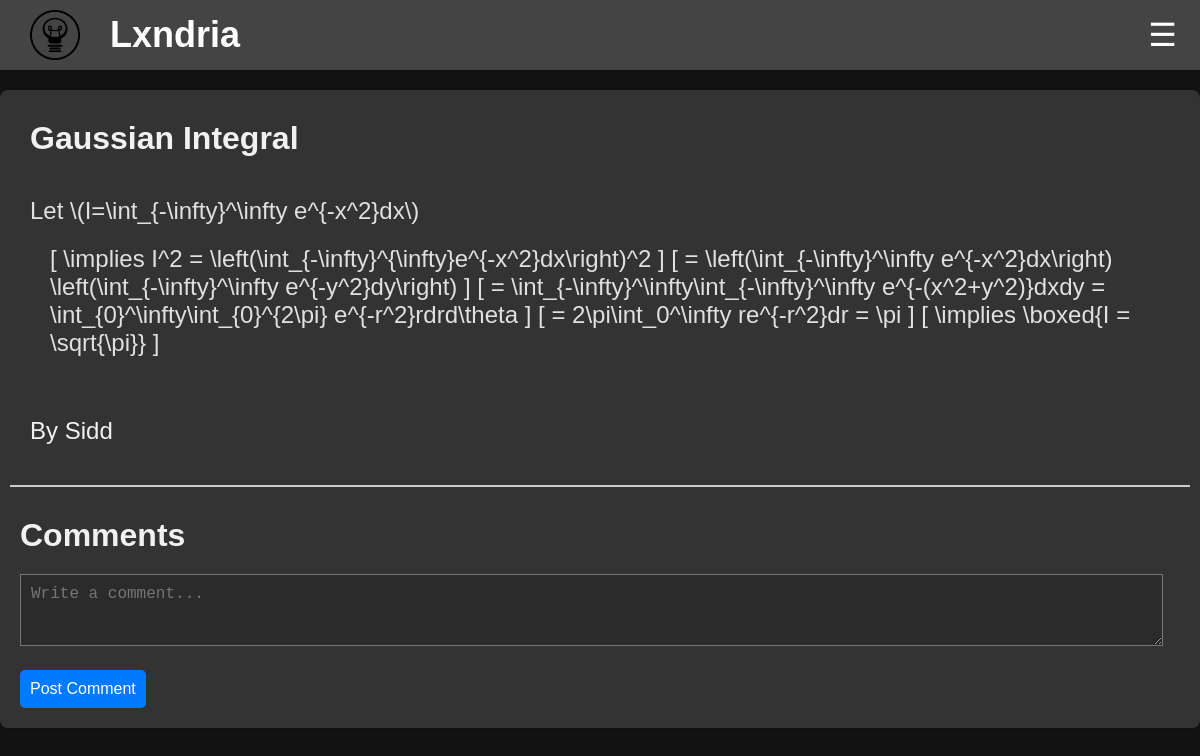
The app's page /discussion/6, older data.
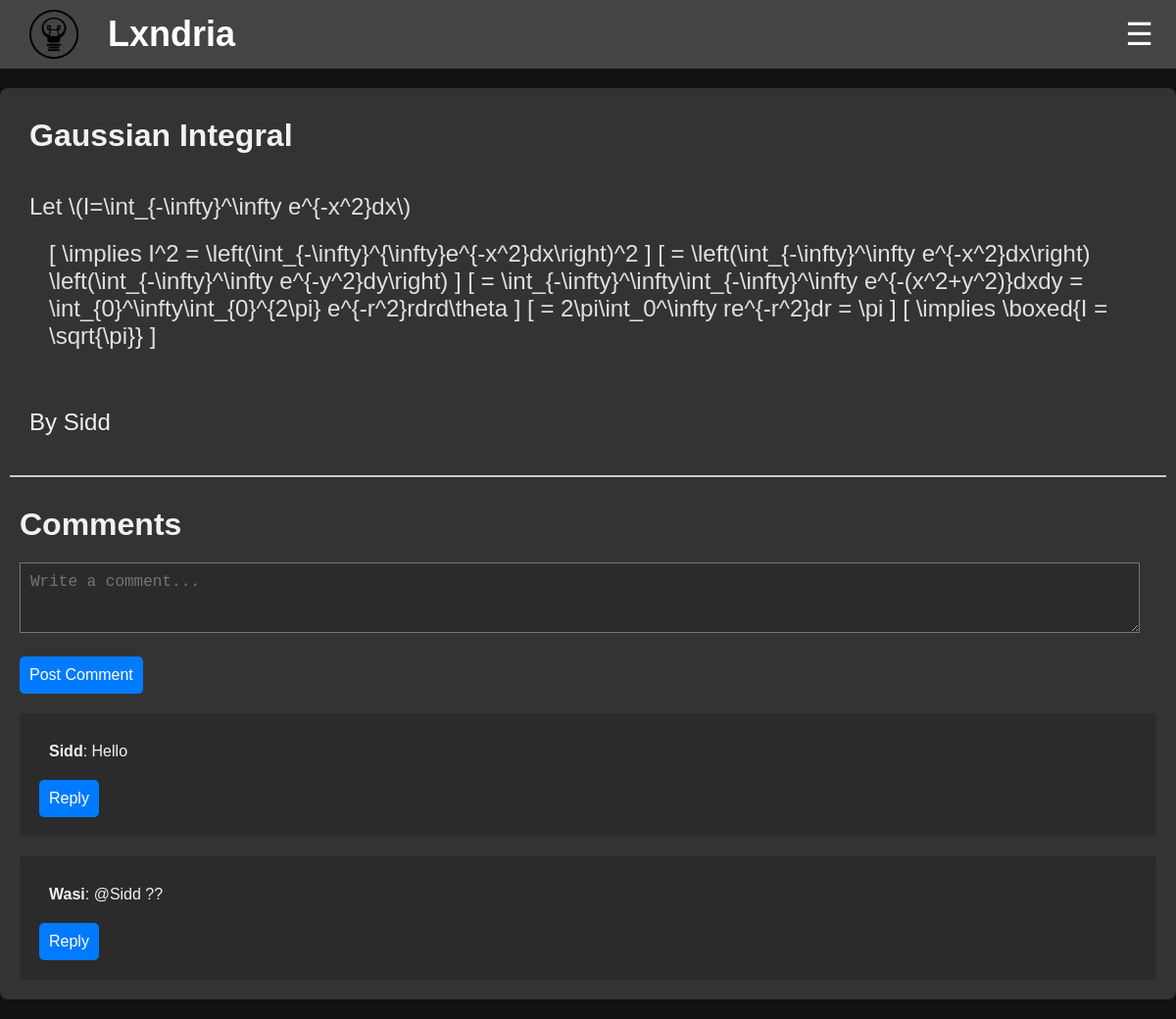
The same page, newer data.
### app/models.py (models this page shows, shortened)
class Discussion(db.Model):
    __tablename__ = "discussion"
    __table_args__ = {"extend_existing": True}
    id = db.Column(db.Integer, primary_key=True, autoincrement=True)
    title = db.Column(db.String(100), nullable=False)
    content = db.Column(db.Text, nullable=False)
    upvotes = db.Column(db.Integer, default=0)
    created_at = db.Column(db.DateTime, default=datetime.utcnow)
    updated_at = db.Column(db.DateTime, onupdate=datetime.utcnow)
    author = db.Column(db.String(80), db.ForeignKey('user.username'))
    user = db.relationship('User', backref=db.backref('discussions', cascade="all, delete-orphan"))

class User(db.Model, UserMixin): # create a User class to store user information
    __tablename__ = "user"
    __table_args__ = {"extend_existing": True}  # Allow modifications to the table
    id = db.Column(db.Integer, primary_key=True)
    username = db.Column(db.String(80), unique=True, nullable=False)
    name = db.Column(db.String(80), nullable=False)
    password_hash = db.Column(db.String(120), nullable=False)
    email = db.Column(db.String(120), unique=True, nullable=False)
    created_at = db.Column(db.DateTime, default=datetime.utcnow)
    updated_at = db.Column(db.DateTime, onupdate=datetime.utcnow)

class Comments(db.Model):
    __tablename__ = "comments"
    __table_args__ = {"extend_existing": True}
    id = db.Column(db.Integer, primary_key=True, autoincrement=True)
    parent_id = db.Column(db.VARCHAR(10), nullable=False)
    username = db.Column(db.String(80), db.ForeignKey('user.username'))
    user = db.relationship('User', backref=db.backref('comments', cascade="all, delete-orphan"))
    content = db.Column(db.Text, nullable=False)
    upvotes = db.Column(db.Integer, default=0)
    created_at = db.Column(db.DateTime, default=datetime.utcnow)
    updated_at = db.Column(db.DateTime, onupdate=datetime.utcnow)

### app/routes/discussion.py (the view)
@discussion_bp.route('/discussion/<int:discussion_id>')
def view_discussion(discussion_id):
    discussion = Discussion.query.get(discussion_id)
    form = CommentForm()
    comments = Comments.query.filter_by(parent_id = 'D'+str(discussion_id)).all()
    return render_template('discussion.html', discussion=discussion, comments=comments, form=form)

### app/forms.py
class CommentForm(FlaskForm):
    content = TextAreaField('Content', validators=[DataRequired()])
    submit = SubmitField('Post')

### app/templates/discussion.html (shortened to what this page needs)
<!DOCTYPE html>
<html>
    <head>
    <link rel="stylesheet" href="https://cdnjs.cloudflare.com/ajax/libs/highlight.js/11.7.0/styles/github-dark.min.css">
    <link rel="stylesheet" href="{{url_for('static', filename='css/discussion.css')}}">
</head>
{%include 'banner.html'%}
  <body>
    <div class="discussion-container">
        <div class="discussion-header">
            <h1>{{discussion.title}}</h1>
        </div>
        <div class="discussion-content" id="output">
            {{discussion.content}}
        </div>
        <div class="discussion-footer">
            <a href="/account/{{discussion.author}}"><p>By {{discussion.user.name}}</p></a>
        </div>
        <hr>
        <h1>Comments</h1>
        {% with post_id=discussion.id, post_type="D" %}
            {% include 'comments.html' %}
        {% endwith %}
    </div>
  </body>
</html>

### app/templates/banner.html (shortened to what this page needs)
<!DOCTYPE html>
<html>
<link rel="stylesheet" href="{{url_for('static', filename='css/banner.css')}}">
<header class="banner">
    <div class="logo-container">
      <img src="{{url_for('static', filename='Images/logo.png')}}" alt="Logo" class="logo">
      <span class="site-name"><a href="/">Lxndria</span></div></a>
      <div class="menu-container">
        <button class="menu-button" onclick="toggleMenu()">☰</button>
    </div>
  </header>
</html>

### app/templates/comments.html (shortened to what this page needs)
<div id="comment-form-container">
{% include 'comment-form.html' %}
</div>
{% for comment in comments %}
    {% if comment.parent_id == post_type ~ post_id|string%}
    <div class="comment">
        <p><strong>{{ comment.username }}</strong>: {{ comment.content }}</p>
        {%if current_user.username == comment.username%}
        {%else%}
        <button class="reply-button" data-username="{{ comment.username }}">Reply</button>
        {%endif%}
    </div>
    {% endif %}
{% endfor %}

### app/templates/comment-form.html (shortened to what this page needs)
<link rel="stylesheet" href="{{url_for('static', filename='css/comments.css')}}">
<form id="comment-form" action="{{ url_for('routes.comments.handle_comment')}}" method="POST">
        <div id="content">
            {{ form.content(class="form-control", rows=40, cols=160, placeholder="Write a comment...") }}
        </div>
    <button type="submit">Post Comment</button>
</form>

### app/static/css/discussion.css (style rules this page uses)
.discussion-container { display: flex; flex-direction: column; max-width: 1200px; margin: 20px auto; padding: 10px; background-color: #333; box-shadow: 0 2px 4px rgba(0, 0, 0, 0.1); border-radius: 8px; color: #e0e0e0; }
.discussion-container h1 { font-size: 2rem; margin: 10px; background-color: #333; }
.discussion-container textarea { font-size: 1.5rem; margin:10px; width: 95%; height: 750px; background-color: #2b2b2b; color: #f1f1f1; padding: 10px; }
.discussion-container button { display: block; margin: 10px; padding: 10px; margin-bottom: 10px; margin-top: 10px; background-color: #007bff; color: #ffffff; border: none; border-radius: 5px; cursor: pointer; font-size: 1rem; transition: background-color 0.3s; }
.discussion-header { justify-content: left; align-self: left; font-size: 2rem; margin: 10px; background-color: #333; }
.discussion-header h1 { background-color: #333; align-self: left; }
.discussion-content { display: flex; background-color: #333 !important; flex-direction: column; margin: 10px; padding: 10px; color: #e0e0e0; font-size: 1.5rem; }
#output, #output p { background-color: #333 !important; color: #e0e0e0; font-size: 1.5rem; padding: 10px; margin: 10px; }
.discussion-footer { display: flex; flex-direction: column; justify-content: space-between; margin: 10px; padding: 10px; color: #e0e0e0; font-size: 1.5rem; }
.discussion-footer p { background-color: #333; }
hr { border: none; height: 2px; background-color: #ccc; margin: 20px 0; }

### app/static/css/banner.css (style rules this page uses)
body, h1, p { margin: 0; padding: 0; text-decoration: none; color: inherit; font-family: Arial, sans-serif; box-sizing: border-box; background-color: #121212; color: #f1f1f1; ; }
a { text-decoration: none; color: inherit; }
.banner { display: flex; justify-content: space-between; align-items: center; padding: 10px 10px; background-color: #444; color: white; position: sticky; top: 0; z-index: 1000; }
.logo-container { display: flex; align-items: center; }
.logo { width: 50px; height: 50px; margin-left: 20px; margin-right: 30px; }
.site-name { font-size: 2.25rem; font-family: 'Gill Sans', 'Gill Sans MT', Calibri, 'Trebuchet MS', sans-serif; font-weight: bold; }
.menu-container { position: relative; display: inline-block; }
.menu-button { padding: 15px; margin-right: 10px; background-color: #444; color: white; border: none; cursor: pointer; border-radius: 50%; width: 35px; height: 35px; text-align: center; font-size: 2rem; line-height: 1; display: flex; justify-content: center; align-items: center; }

### app/static/css/comments.css (style rules this page uses)
#comment-form textarea { font-size: 1rem; margin:10px; width: 95%; height: 50px; background-color: #2b2b2b; color: #f1f1f1; padding: 10px; }
.comment, .comment p { background-color: #2b2b2b; font-size: 1rem; color: #f1f1f1; padding: 10px; margin: 10px; }

Row changes from the older to the newer data that the page shows:
added Comments: username "Sidd", content "Hello"
added Comments: username "Wasi", content "@Sidd ??"
